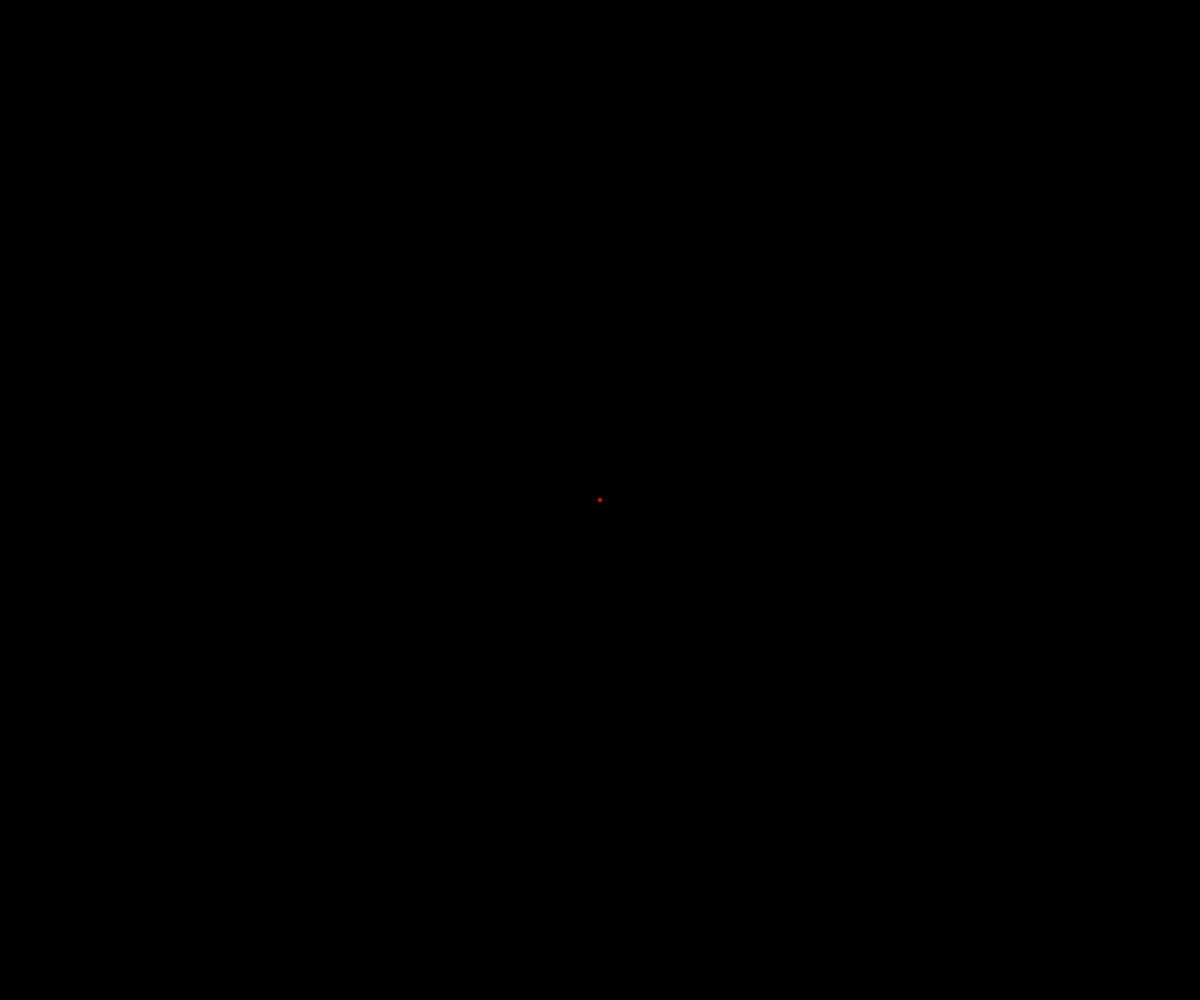
Frame 1 (no input)
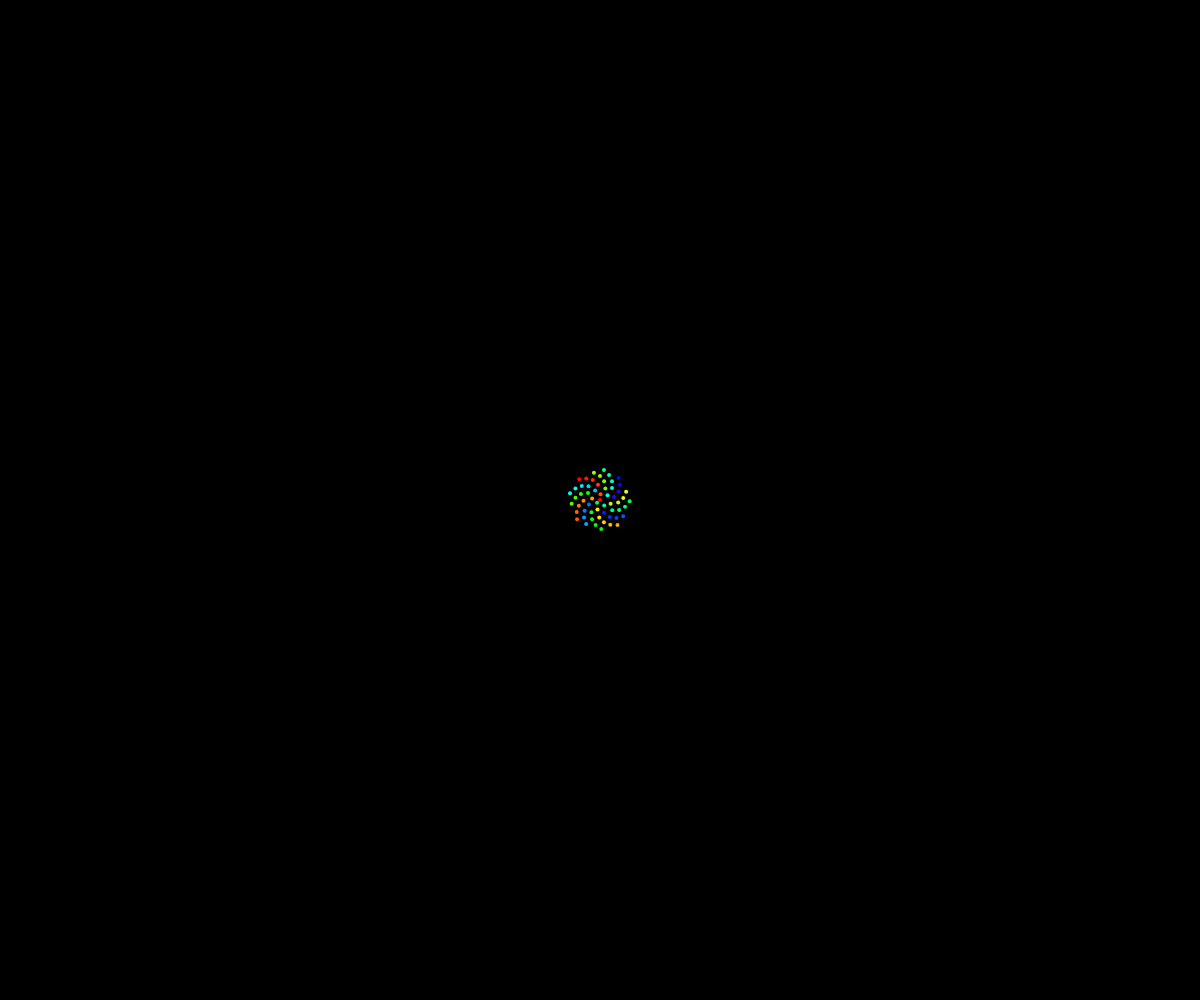
Frame 60 (no input)
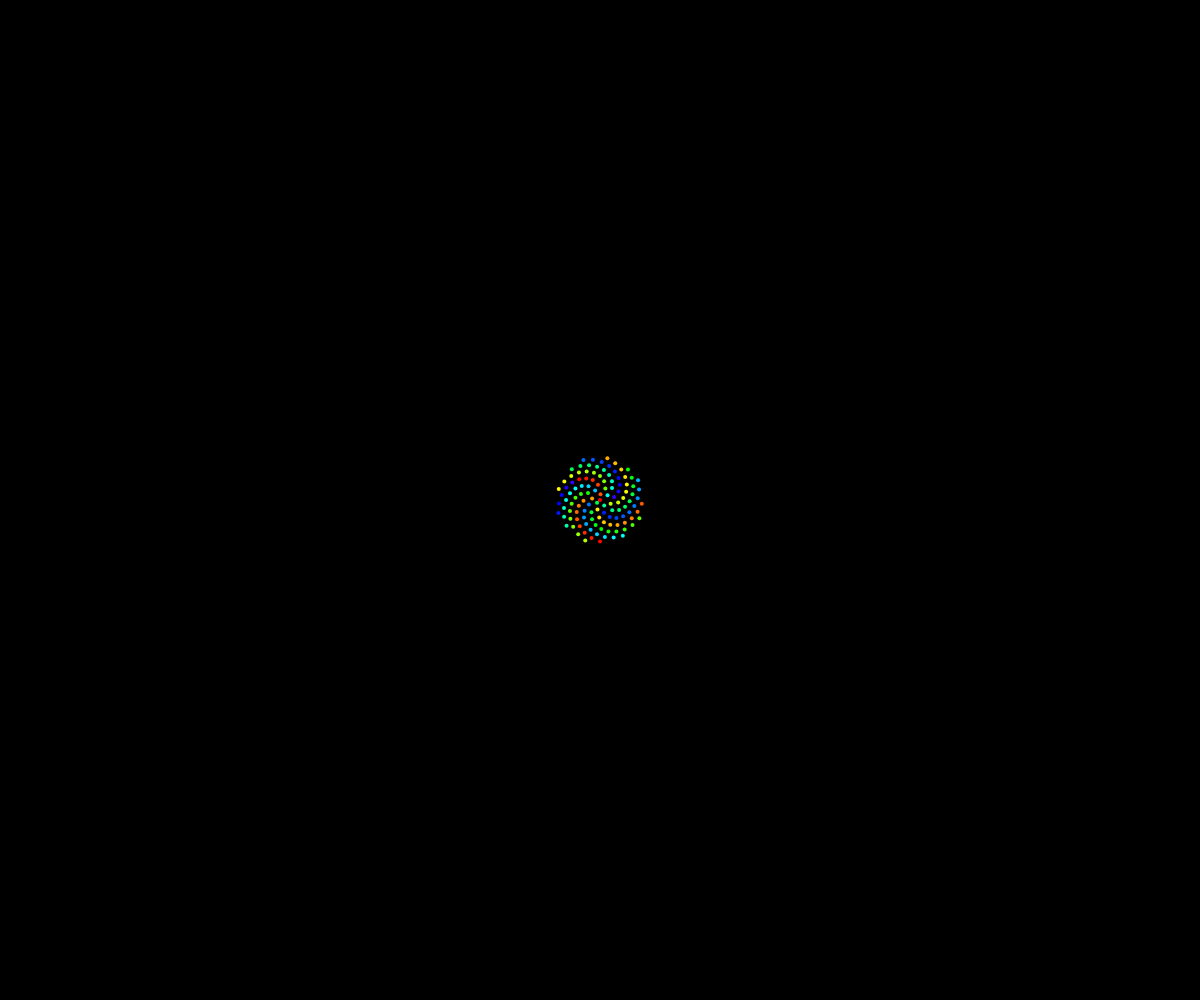
Frame 120 (the mouse pressed at the canvas centre since frame 60)

The p5.js sketch that drew these frames (run headless with seeded random() and noise() and a simulated clock; from frame 60 on, the mouse is pressed at the canvas centre):

// p5.js sketch
// ── sketch.js
//based on coding challenge Phyllotaxis 

var n = 0; 
var c = 4; 

var degree = 137.5; 

var colourset = false; 

function setup () {
    createCanvas (windowWidth, windowHeight); 
    angleMode(DEGREES);
    colorMode(HSB); 
    background(0); 
    
}

function draw () {
  
    var a = n*degree; 
    var r = c * sqrt(n); 
    
    var x = r*cos(a) + width/2; 
    var y = r*sin(a) + height/2; 
    
    
    
 
    
    push();
     if (colourset == false) {
        fill(255, 0, 100); 
    fill((a % 256), 255, 255);
     }
    if (colourset) {
        fill(255, 0, 100);  
        //fill((n % 256), 255, 255); 
    }   
    
    noStroke(); 
    ellipse(x, y, 4, 4); 
     pop(); 
    n++; 
    
    
    if (keyCode == LEFT_ARROW) {
       colourset = true;  
       degree = degree -0.01; 
    }
    
    if (keyCode == RIGHT_ARROW) {
        colourset = false; 
        degree = degree + 1; 
    }
}
